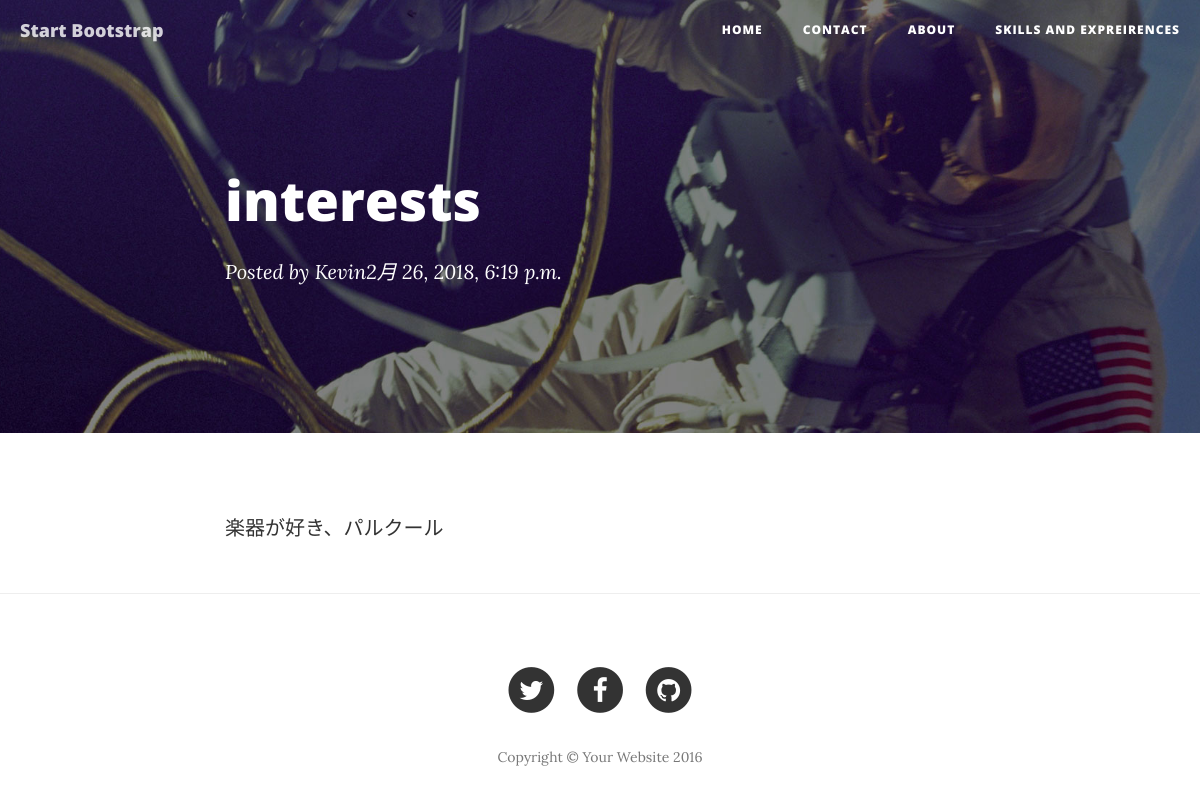
The page /ja/firstsite/post/8 on the database its author committed.
### firstsite/models.py (models this page shows, shortened)
class HeaderLink(models.Model):
    name = models.CharField(max_length=30)
    url = models.CharField(max_length=100)
    titletext =  models.CharField(max_length=100,blank=True)
    detailtext =  models.CharField(max_length=100,blank=True)
    show = models.BigIntegerField(blank=True,default=1)
    content = RichTextUploadingField(blank=True)

class Post(models.Model):
    title = models.CharField(max_length=100, unique=True)
    postcode = models.CharField(max_length=100, blank=True)
    meta_description = models.TextField(max_length=160, null=True, blank=True)
    content = RichTextUploadingField()
    featured_image = models.ImageField(upload_to='static/blog/uploads/%Y/%m/%d/', blank=True, null=True)
    created_on = models.DateTimeField(auto_now_add=True)
    updated_on = models.DateField(auto_now=True)
    LAN_CHOICES = (
            ("en","English"),
            ("cn","Chinese"),
            ("ja","Japanese"),
        )
    lantype = models.CharField(default="en",max_length=10,choices= LAN_CHOICES, blank=True)
    APP_CHOICES = (
        ("1","mainsite"),
        ("2","mycareer"),
    )
    appcode = models.CharField(default="1", max_length=5,choices= APP_CHOICES, blank=True)

### firstsite/views.py (the view)
# urls.py: url(r'^post/(\d+)$', views.post, name='post'),
def post(request, postid):
    currlinkitem = HeaderLink.objects.filter(name="About").get()
    post = Post.objects.get(pk=postid)
    context = {
        "currlinkitem":currlinkitem,
        "post":post
    }
    template = loader.get_template("firstsite/post.html")
    return HttpResponse(template.render(context, request))

### firstsite/context_processor.py (called while the page is built)
def share_vars(request):
    from .models import HeaderLink
    linklist = list(HeaderLink.objects.filter(show=1))
    os.path.basename(__file__)
    modulename = __name__.split(".")[0]
    return {
        'linklist': linklist,
        "modulename": modulename
    }

### firstsite/templates/firstsite/post.html (shortened to what this page needs)
{% extends "firstsite/index.html"%}
{% load static %}
{% block cntheader%}
    <header class="intro-header" style="background-image: url({% static 'img/post-bg.jpg'%})">
        <div class="container">
            <div class="row">
                <div class="col-lg-8 col-lg-offset-2 col-md-10 col-md-offset-1">
                    <div class="post-heading">
                        <h1>{{post.title}}</h1>
                        <span class="meta">Posted by <a href="#">Kevin</a>{{post.created_on}}</span>
                    </div>
                </div>
            </div>
        </div>
    </header>
{% endblock cntheader %}
{% block maincontent%}
    <article>
        <div class="container">
            <div class="row">
                <div class="col-lg-8 col-lg-offset-2 col-md-10 col-md-offset-1">
                	{{post.content|safe }}
                </div>
            </div>
        </div>
    </article>
    <hr>
{% endblock maincontent%}

### firstsite/templates/firstsite/index.html (shortened to what this page needs)
{% load static%}
<!DOCTYPE html>
<html lang="en">
<head>
    <link href="{% static 'vendor/bootstrap/css/bootstrap.min.css'%}" rel="stylesheet">
    <link href="{% static 'css/clean-blog.min.css'%}" rel="stylesheet">
    <link href="{% static 'vendor/font-awesome/css/font-awesome.min.css'%}" rel="stylesheet" type="text/css">
 	<link href="{% static 'me/custom.css'%}" rel='stylesheet' type='text/css'>
</head>
<body>
{% block　content%}
    <nav class="navbar navbar-default navbar-custom navbar-fixed-top">
        <div class="container-fluid">
            <div class="navbar-header page-scroll">
                <a class="navbar-brand" href="#">Start Bootstrap</a>
            </div>
            <div class="collapse navbar-collapse" id="bs-example-navbar-collapse-1">
                <ul class="nav navbar-nav navbar-right">
                	{% for link in linklist %}
                    <li>
                        <a href="/{{modulename}}/{{link.url}}">{{link.name}}</a>
                    </li>
					{% endfor %}
					<li>
                        <a href="/mycareer/index">Skills And Expreirences</a>
                    </li>
                </ul>
            </div>
        </div>
    </nav>
{% endblock %}
{% block cntheader%}{% endblock cntheader%}
{% block maincontent %}{% endblock maincontent %}
    <footer>
        <div class="container">
            <div class="row">
                <div class="col-lg-8 col-lg-offset-2 col-md-10 col-md-offset-1">
                    <ul class="list-inline text-center">
                        <li>
                            <a href="https://twitter.com/shikaiwenchina" target="_blank">
                                <span class="fa-stack fa-lg">
                                    <i class="fa fa-circle fa-stack-2x"></i>
                                    <i class="fa fa-twitter fa-stack-1x fa-inverse"></i>
                                </span>
                            </a>
                        </li>
                        <li>
                            <a href="https://www.facebook.com/kaiwen.shi.391" target="_blank">
                                <span class="fa-stack fa-lg">
                                    <i class="fa fa-circle fa-stack-2x"></i>
                                    <i class="fa fa-facebook fa-stack-1x fa-inverse"></i>
                                </span>
                            </a>
                        </li>
                        <li>
                            <a href="https://github.com/shikaiwen" target="_blank">
                                <span class="fa-stack fa-lg">
                                    <i class="fa fa-circle fa-stack-2x"></i>
                                    <i class="fa fa-github fa-stack-1x fa-inverse"></i>
                                </span>
                            </a>
                        </li>
                    </ul>
                    <p class="copyright text-muted">Copyright &copy; Your Website 2016</p>
                </div>
            </div>
        </div>
    </footer>
</body>
</html>

### rows shown on the page
HeaderLink: name "HOME"
HeaderLink: name "CONTACT"
HeaderLink: name "ABOUT"
Post: title "interests", created_on "2月 26, 2018, 6:19 p.m.", content "楽器が好き、パルクール"
